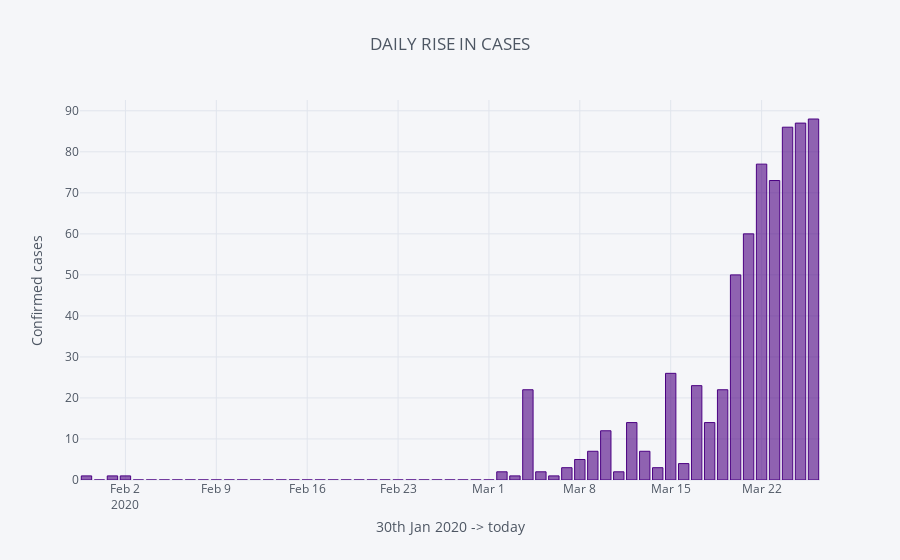

Notebook code cell kept with this figure:
### Code cell
india['Rise'].iplot(kind='bar', sharing='public', title='DAILY RISE IN CASES', colors={'Rise':'indigo'}, width=2.5
                    ,xTitle='30th Jan 2020 -> today', yTitle='Confirmed cases')

### Figure 1 — Plotly figure (JSON) as saved in the notebook; plotly's stock layout.template omitted (floating-point values rounded to 4 significant figures)
{"data": [{"marker": {"color": "rgba(75, 0, 130, 0.6)", "line": {"color": "indigo", "width": 1}}, "name": "Rise", "orientation": "v", "text": "", "type": "bar", "uid": "74663143-e386-4fae-9cea-2bb2700214c7", "x": ["2020-01-30", "2020-01-31", "2020-02-01", "2020-02-02", "2020-02-03", "2020-02-04", "2020-02-05", "2020-02-06", "2020-02-07", "2020-02-08", "2020-02-09", "2020-02-10", "2020-02-11", "2020-02-12", "2020-02-13", "2020-02-14", "2020-02-15", "2020-02-16", "2020-02-17", "2020-02-18", "2020-02-19", "2020-02-20", "2020-02-21", "2020-02-22", "2020-02-23", "2020-02-24", "2020-02-25", "2020-02-26", "2020-02-27", "2020-02-28", "2020-02-29", "2020-03-01", "2020-03-02", "2020-03-03", "2020-03-04", "2020-03-05", "2020-03-06", "2020-03-07", "2020-03-08", "2020-03-09", "2020-03-10", "2020-03-11", "2020-03-12", "2020-03-13", "2020-03-14", "2020-03-15", "2020-03-16", "2020-03-17", "2020-03-18", "2020-03-19", "2020-03-20", "2020-03-21", "2020-03-22", "2020-03-23", "2020-03-24", "2020-03-25", "2020-03-26"], "y": [1, 0, 1, 1, 0, 0, 0, 0, 0, 0, 0, 0, 0, 0, 0, 0, 0, 0, 0, 0, 0, 0, 0, 0, 0, 0, 0, 0, 0, 0, 0, 0, 2, 1, 22, 2, 1, 3, 5, 7, 12, 2, 14, 7, 3, 26, 4, 23, 14, 22, 50, 60, 77, 73, 86, 87, 88]}], "layout": {"legend": {"bgcolor": "#F5F6F9", "font": {"color": "#4D5663"}}, "paper_bgcolor": "#F5F6F9", "plot_bgcolor": "#F5F6F9", "title": {"font": {"color": "#4D5663"}, "text": "DAILY RISE IN CASES"}, "xaxis": {"gridcolor": "#E1E5ED", "showgrid": true, "tickfont": {"color": "#4D5663"}, "title": {"font": {"color": "#4D5663"}, "text": "30th Jan 2020 -> today"}, "zerolinecolor": "#E1E5ED"}, "yaxis": {"gridcolor": "#E1E5ED", "showgrid": true, "tickfont": {"color": "#4D5663"}, "title": {"font": {"color": "#4D5663"}, "text": "Confirmed cases"}, "zerolinecolor": "#E1E5ED"}}}
